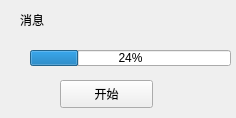
<?xml version="1.0" encoding="UTF-8"?>
<ui version="4.0">
 <class>widget2</class>
 <widget class="QWidget" name="widget2">
  <property name="geometry">
   <rect>
    <x>0</x>
    <y>0</y>
    <width>236</width>
    <height>118</height>
   </rect>
  </property>
  <property name="windowTitle">
   <string>Form</string>
  </property>
  <widget class="QProgressBar" name="serverProgressBar">
   <property name="geometry">
    <rect>
     <x>30</x>
     <y>50</y>
     <width>201</width>
     <height>16</height>
    </rect>
   </property>
   <property name="value">
    <number>24</number>
   </property>
  </widget>
  <widget class="QPushButton" name="startButton">
   <property name="geometry">
    <rect>
     <x>60</x>
     <y>80</y>
     <width>93</width>
     <height>28</height>
    </rect>
   </property>
   <property name="text">
    <string>开始</string>
   </property>
  </widget>
  <widget class="QLabel" name="serverStatusLabel">
   <property name="geometry">
    <rect>
     <x>20</x>
     <y>10</y>
     <width>291</width>
     <height>20</height>
    </rect>
   </property>
   <property name="text">
    <string>消息</string>
   </property>
  </widget>
 </widget>
 <resources/>
 <connections/>
</ui>
